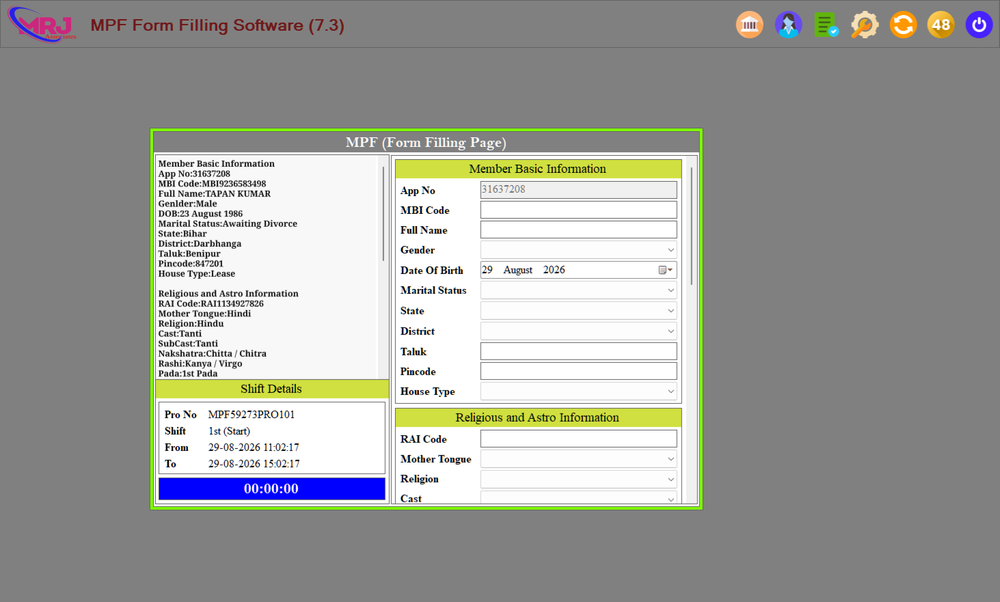
#> input picture test_printwindow.png, 1000 x 602 px, shrunk from 1463 x 881 before the run
$ python -i field_cv.py   (imports and definitions only)
#> lines starting #> are read from the running program, lines starting #| are printed output that depends on the picture; after the words box and inside, x2 and y2 are one past the last pixel; in counts of white or black regions, pixels touching at a corner belong together
"""CV + OCR field discovery.

The engine's field discovery must not depend on a single accessibility channel.
When UIA reports zero editable controls (a documented intermittent failure on
the real MPF app), the screenshot still contains the form: bordered input
rectangles, dropdown arrows, checkbox squares, date pickers and their printed
labels. This module finds those fields deterministically with OpenCV and
attaches OCR labels, producing the same :class:`~atlas.understanding.target_field.TargetField`
model the UIA channel produces - so the merged perception stack has something
real to fill even when UIA is empty.
"""

from __future__ import annotations

import re
from dataclasses import dataclass, field
from typing import Any

import numpy as np

from atlas.understanding.target_field import (
    TargetControlType,
    TargetField,
    FieldSource,
    interaction_strategy_for,
    verification_strategy_for,
)
from atlas.vision.models import BBox, OcrText

_MIN_INPUT_W = 24
_MIN_INPUT_H = 10
_MAX_INPUT_W_FRACTION = 0.7
_MAX_INPUT_H = 64
_CHECKBOX_MAX = 26  # checkbox / radio squares are small
_DATE_RE = re.compile(r"\d{1,2}[/.\-]\d{1,2}[/.\-]\d{2,4}")
_NUMBER_RE = re.compile(r"^[0-9][0-9,\s]{2,}$")


@dataclass
class InputCandidate:
    """A bordered region that looks like a fillable control."""

    bbox: BBox
    kind: TargetControlType = TargetControlType.TEXT
    confidence: float = 0.45
    has_arrow: bool = False

    def to_dict(self) -> dict[str, Any]:
        return {"bbox": self.bbox.to_dict(), "kind": self.kind.value, "confidence": self.confidence}


def discover_input_candidates(image: np.ndarray) -> list[InputCandidate]:
    """Detect bordered input controls in a screenshot (capture coordinates).

    Detects: bordered input boxes, dropdown arrows (combo/dropdown), small
    square checkboxes, radio circles, date pickers and numeric fields. Runs a
    fixed OpenCV pipeline; never raises (empty list on failure).
    """
    try:
        import cv2
    except ImportError:  # pragma: no cover - opencv optional
        return []

    candidates: list[InputCandidate] = []
    try:
        if image is None or image.size == 0:
            return candidates
        height, width = image.shape[:2]
#> height = 602; width = 1000
        if width == 0 or height == 0:
            return candidates
        gray = cv2.cvtColor(image, cv2.COLOR_RGB2GRAY)
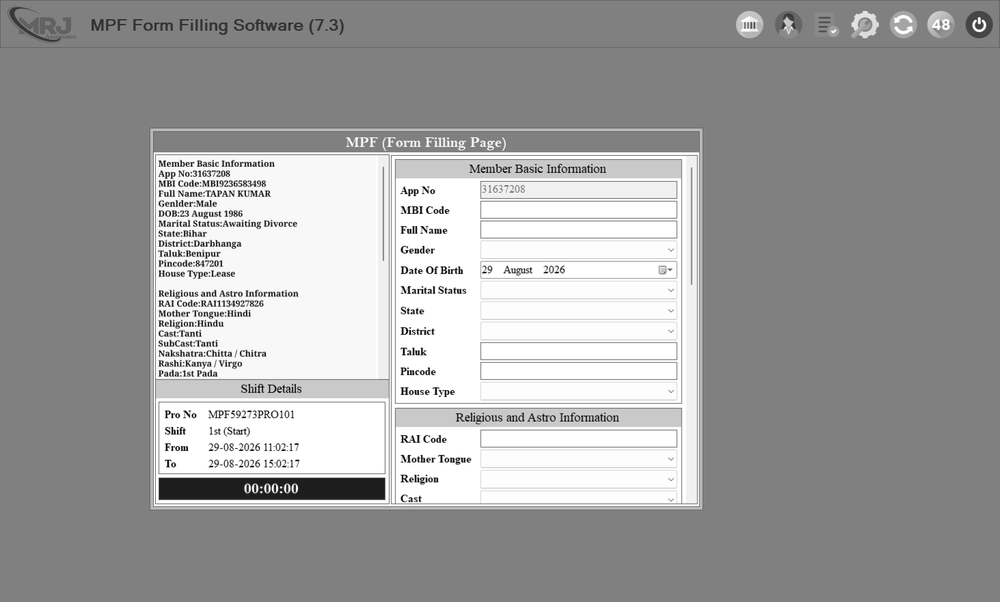
#> gray: shape (602, 1000); min 0, max 255, mean 160.1
        gray = cv2.medianBlur(gray, 3)
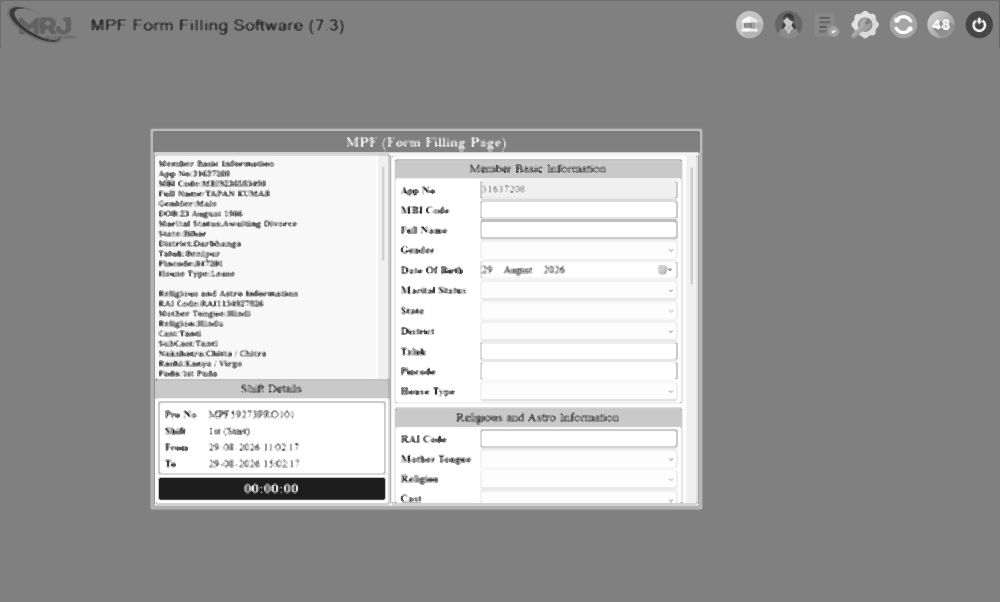
#> gray: shape (602, 1000); min 29, max 255, mean 161.4

        edged = cv2.Canny(gray, 50, 150)
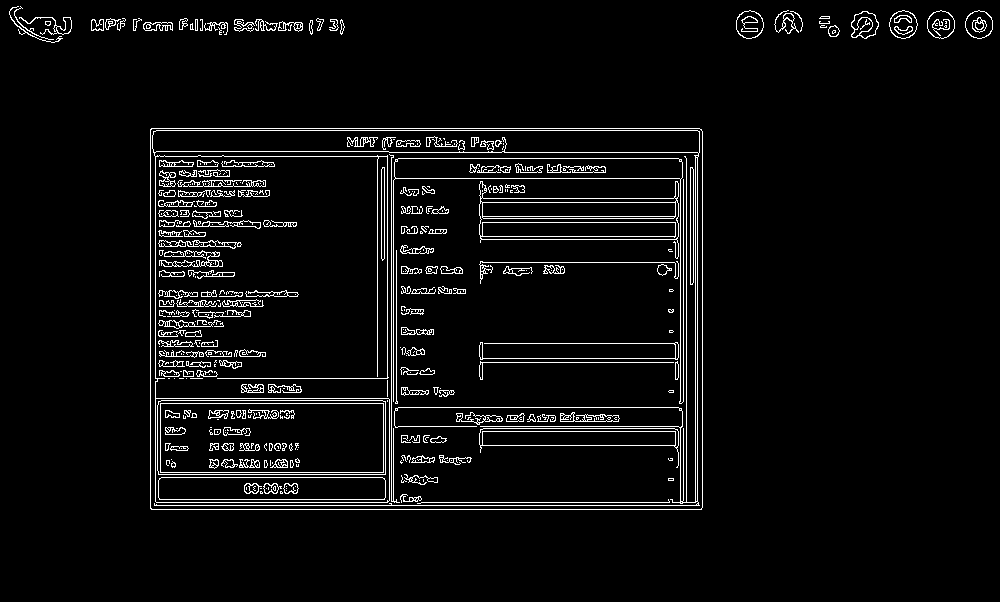
#> edged: shape (602, 1000); 4.7% white in thin lines or dots, all inside (x1, y1, x2, y2) = (9, 6, 993, 510)
        dilated = cv2.dilate(edged, cv2.getStructuringElement(cv2.MORPH_RECT, (3, 3)))
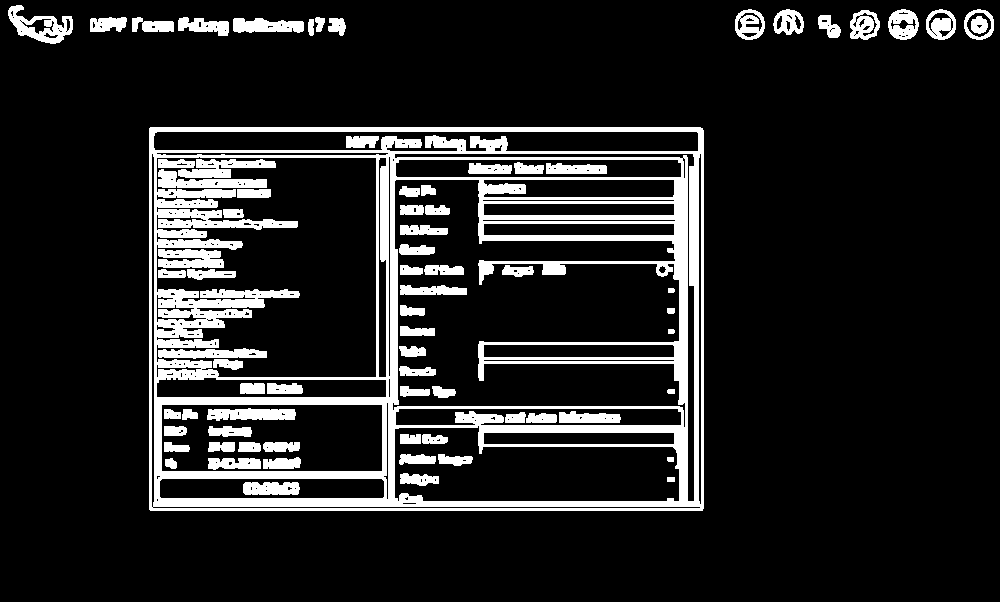
#> dilated: shape (602, 1000); 13.3% white; 76 white regions
        contours, _ = cv2.findContours(dilated, cv2.RETR_EXTERNAL, cv2.CHAIN_APPROX_SIMPLE)
#> contours = 16 contours; largest, box (x1, y1, x2, y2) and area: (149, 127, 704, 511) 212176, (8, 5, 73, 44) 1270, (233, 18, 304, 33) 748, (888, 9, 919, 40) 718, (735, 9, 765, 40) 711

        for c in contours:
            x, y, w, h = cv2.boundingRect(c)
            if not (w >= 1 and h >= 1 and 0 <= x < width and 0 <= y < height):
                continue
            if w > int(width * _MAX_INPUT_W_FRACTION):
                continue
            if not (_MIN_INPUT_H <= h <= _MAX_INPUT_H):
                continue
            if w < _MIN_INPUT_W and not (8 <= w <= _CHECKBOX_MAX and abs(w - h) <= 8):
                continue
            box = BBox(int(x), int(y), int(w), int(h))

            # Small square -> checkbox; near-square small -> radio-ish toggle.
            if w <= _CHECKBOX_MAX and abs(w - h) <= 8:
                candidates.append(
                    InputCandidate(box, TargetControlType.CHECKBOX, confidence=0.4)
                )
                continue
            if w / max(h, 1) <= 1.2:
                # tall/narrow box (e.g. date part, spinner) - keep as custom input
                candidates.append(
                    InputCandidate(box, TargetControlType.CUSTOM, confidence=0.4)
                )
                continue

            kind = TargetControlType.TEXT
            has_arrow = _has_dropdown_arrow(gray, box)
            if has_arrow:
                kind = TargetControlType.COMBOBOX
            candidates.append(InputCandidate(box, kind, confidence=0.45, has_arrow=has_arrow))
#> this loop made 3 passes
#> (x, y, w, h) on passes 1 to 3: (149, 127, 555, 384), (308, 19, 6, 17), (328, 18, 18, 18)
#> after the loop, candidates = []
    except Exception:
        return []

    # Drop boxes fully nested inside another candidate (outline + inner border).
    candidates = _drop_nested(candidates)
    return candidates


# [144 lines left out: functions _drop_nested, _contains_box, _has_dropdown_arrow, _texts_inside, associate_label, _refine_kind and 1 more, not called in this run]


__all__ = ["InputCandidate", "discover_input_candidates", "associate_label", "discover_fields_from_image"]

>>> import cv2
>>> picture = cv2.cvtColor(cv2.imread('../../test_printwindow.png'), cv2.COLOR_BGR2RGB)
#> (the run stopped early here; a loop or call above may not have finished)
